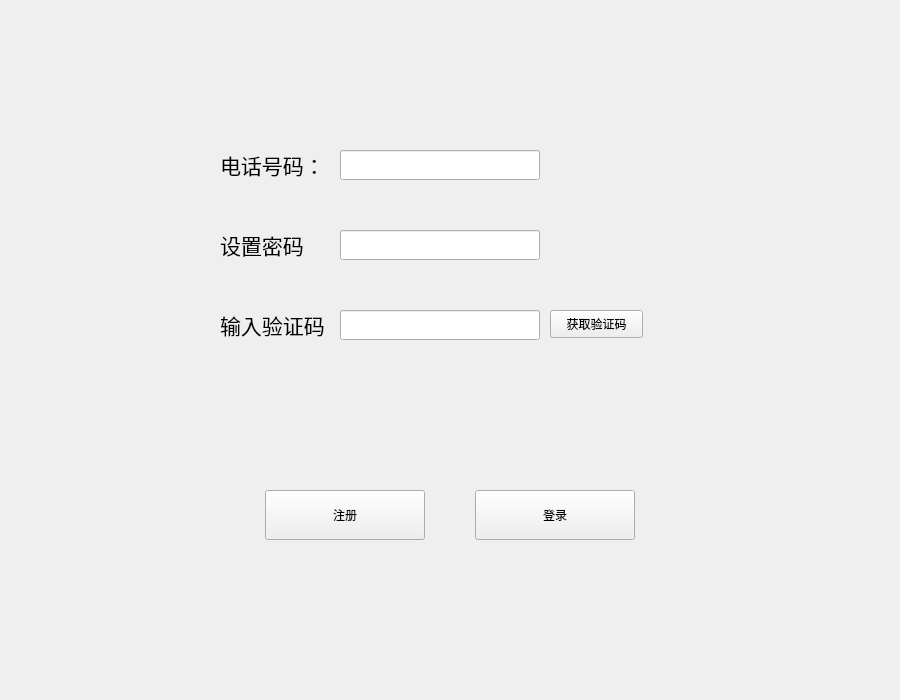
<?xml version="1.0" encoding="UTF-8"?>
<ui version="4.0">
 <class>Signup</class>
 <widget class="QWidget" name="Signup">
  <property name="geometry">
   <rect>
    <x>0</x>
    <y>0</y>
    <width>900</width>
    <height>700</height>
   </rect>
  </property>
  <property name="windowTitle">
   <string>Form</string>
  </property>
  <widget class="QPushButton" name="signup_btn">
   <property name="geometry">
    <rect>
     <x>265</x>
     <y>490</y>
     <width>160</width>
     <height>50</height>
    </rect>
   </property>
   <property name="text">
    <string>注册</string>
   </property>
  </widget>
  <widget class="QLabel" name="phone_label">
   <property name="geometry">
    <rect>
     <x>220</x>
     <y>150</y>
     <width>120</width>
     <height>30</height>
    </rect>
   </property>
   <property name="font">
    <font>
     <family>楷体</family>
     <pointsize>16</pointsize>
    </font>
   </property>
   <property name="text">
    <string>电话号码：</string>
   </property>
  </widget>
  <widget class="QLabel" name="passwd_label">
   <property name="geometry">
    <rect>
     <x>220</x>
     <y>230</y>
     <width>120</width>
     <height>30</height>
    </rect>
   </property>
   <property name="font">
    <font>
     <family>楷体</family>
     <pointsize>16</pointsize>
    </font>
   </property>
   <property name="text">
    <string>设置密码</string>
   </property>
  </widget>
  <widget class="QLabel" name="verification_label">
   <property name="geometry">
    <rect>
     <x>220</x>
     <y>310</y>
     <width>120</width>
     <height>30</height>
    </rect>
   </property>
   <property name="font">
    <font>
     <family>楷体</family>
     <pointsize>16</pointsize>
    </font>
   </property>
   <property name="text">
    <string>输入验证码</string>
   </property>
  </widget>
  <widget class="QLineEdit" name="phonet">
   <property name="geometry">
    <rect>
     <x>340</x>
     <y>150</y>
     <width>200</width>
     <height>30</height>
    </rect>
   </property>
  </widget>
  <widget class="QLineEdit" name="passwdt">
   <property name="geometry">
    <rect>
     <x>340</x>
     <y>230</y>
     <width>200</width>
     <height>30</height>
    </rect>
   </property>
  </widget>
  <widget class="QLineEdit" name="codet">
   <property name="geometry">
    <rect>
     <x>340</x>
     <y>310</y>
     <width>200</width>
     <height>30</height>
    </rect>
   </property>
  </widget>
  <widget class="QPushButton" name="getVerbutton">
   <property name="geometry">
    <rect>
     <x>550</x>
     <y>310</y>
     <width>93</width>
     <height>28</height>
    </rect>
   </property>
   <property name="text">
    <string>获取验证码</string>
   </property>
  </widget>
  <widget class="QPushButton" name="login_btn">
   <property name="geometry">
    <rect>
     <x>475</x>
     <y>490</y>
     <width>160</width>
     <height>50</height>
    </rect>
   </property>
   <property name="text">
    <string>登录</string>
   </property>
  </widget>
 </widget>
 <resources/>
 <connections/>
</ui>
